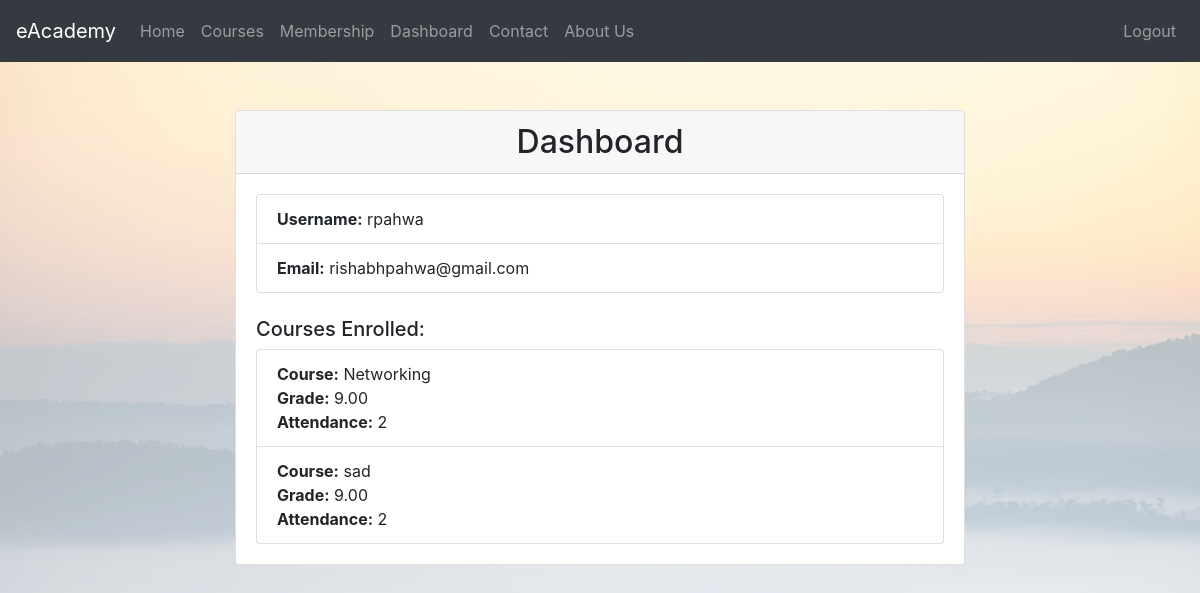
Page /dashboard/ (signed in) on the committed database.
### eAcademyApp/models.py (models this page shows, shortened)
class UserProfile(models.Model):
    USER_TYPE_CHOICES = [
        ('student', 'Student'),
        ('professor', 'Professor'),
    ]
    user = models.OneToOneField(User, on_delete=models.CASCADE)
    user_type = models.CharField(max_length=10, choices=USER_TYPE_CHOICES, default='student')
    first_name = models.CharField(max_length=100, null=True)
    last_name = models.CharField(max_length=100, null=True)
    email = models.EmailField(unique=True, null=True)
    attendance = models.PositiveIntegerField(default=0)
    grade = models.DecimalField(max_digits=5, decimal_places=2, default=0.0)
    def isteacher(self):
        return self.user_type == 'professor'
    def isstudent(self):
        return self.user_type == 'student'

class Enrollment(models.Model):
    student = models.ForeignKey(UserProfile, on_delete=models.CASCADE)
    course = models.ForeignKey(Course, on_delete=models.CASCADE)
    enrollment_date = models.DateTimeField(auto_now_add=True)

class Course(models.Model):
    LEVEL_CHOICES = [
        ('beginner', 'Beginner'),
        ('intermediate', 'Intermediate'),
        ('advanced', 'Advanced'),
    ]
    title = models.CharField(max_length=200)
    description = models.TextField()
    level_type = models.CharField(max_length=12, choices=LEVEL_CHOICES, default='beginner')
    instructor = models.ForeignKey(User, on_delete=models.CASCADE)
    files = models.FileField(upload_to='course_files/')
    created_at = models.DateTimeField(auto_now_add=True)
    updated_at = models.DateTimeField(auto_now=True)

### eAcademyApp/views.py (the view)
# urls.py: path('dashboard/', views.dashboard, name='dashboard'),
@login_required
def dashboard(request):
    if request.user.userprofile.user_type == 'student':
        student_user = request.user.userprofile
        enrollments = Enrollment.objects.filter(student=student_user)
        return render(request, 'dashboard.html', {'student_user': student_user, 'enrollments': enrollments})
    else:
        messages.info(request, 'Only Students are eligible to access this page.')
        return redirect(reverse('eAcademyApp:homepage'))

### templates/dashboard.html
{% extends 'base.html' %}
{% load static %}
{% block content %}
<div class="container mt-5">
    <div class="row justify-content-center">
        <div class="col-md-8">
            <div class="card">
                <div class="card-header">
                    <h2 class="mb-0 text-center">Dashboard</h2>
                </div>
                <div class="card-body">
                    <ul class="list-group">
                        <li class="list-group-item"><strong>Username:</strong> {{ student_user.user.username }}</li>
                        <li class="list-group-item"><strong>Email:</strong> {{ student_user.email }}</li>
                    </ul>
                    <h5 class="mt-4">Courses Enrolled:</h5>
                    {% if enrollments %}
                        <ul class="list-group">
                            {% for enrollment in enrollments %}
                                <li class="list-group-item">
                                    <strong>Course:</strong> {{ enrollment.course.title }}<br>
                                    <strong>Grade:</strong> {{ enrollment.student.grade }}<br>
                                    <strong>Attendance:</strong> {{ enrollment.student.attendance }}<br>
                                </li>
                            {% endfor %}
                        </ul>
                    {% else %}
                        <p>No courses enrolled yet.</p>
                    {% endif %}
                </div>
            </div>
        </div>
    </div>
</div>
{% endblock %}

### eAcademyApp/static/eAcademyApp/styles.css (style rules this page uses)
body { background-image: url("background.png"); background-size: cover; background-repeat: no-repeat; }

### rows in the picture
UserProfile: user.username "rpahwa", email "rishabhpahwa@gmail.com"
Enrollment: course "Networking", student.grade "9.00", student.attendance "2"
Enrollment: course "sad", student.grade "9.00", student.attendance "2"
